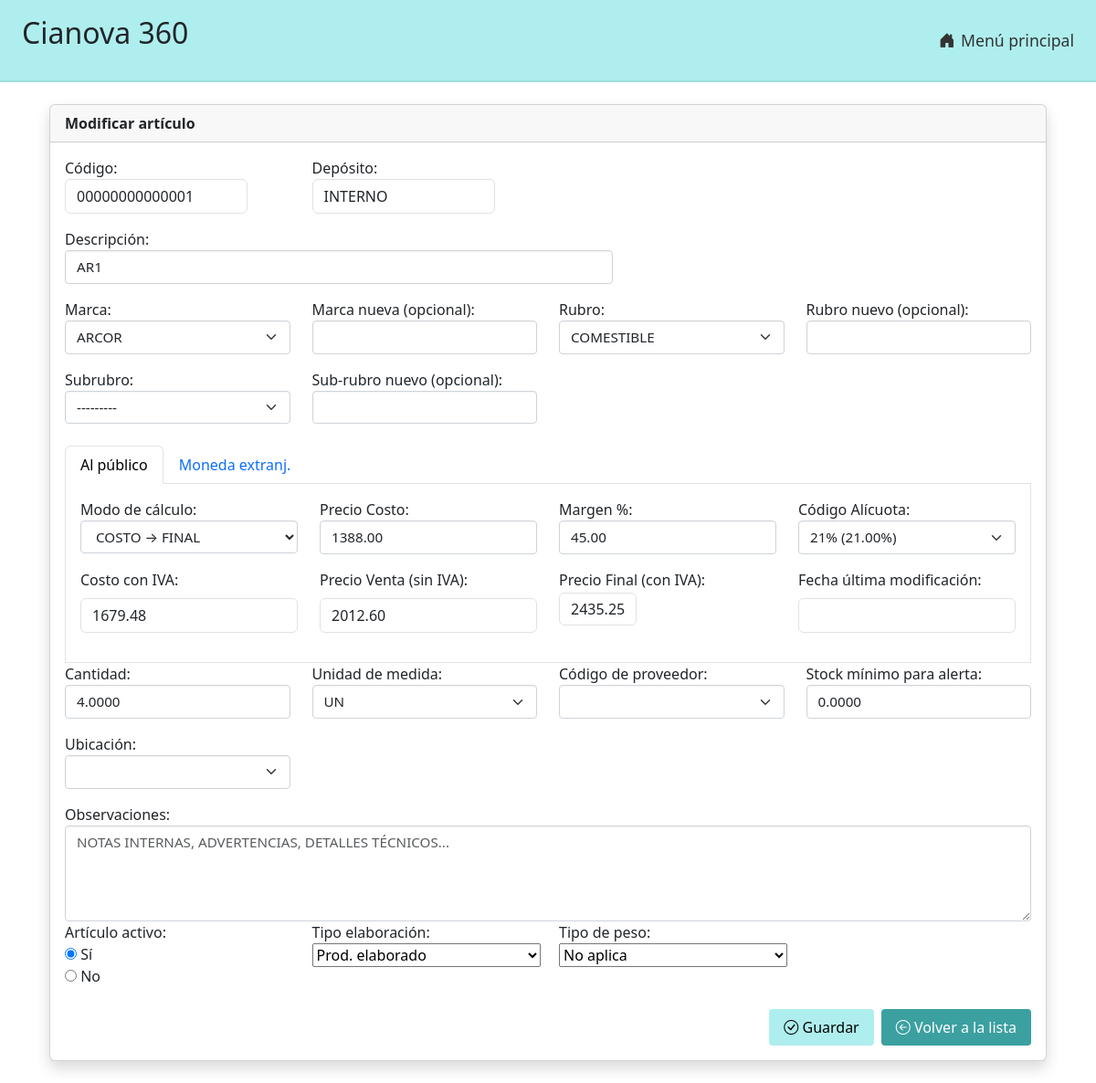
The page /articulos/modificar/29/ (signed in) on the database its author committed.
### articulos/models.py (models this page shows)
class UpperCaseMixin:
    def save(self, *args, **kwargs):
        for field in self._meta.fields:
            if isinstance(field, models.CharField) and getattr(self, field.name):
                setattr(self, field.name, getattr(self, field.name).upper())
        super().save(*args, **kwargs)

class Articulo(UpperCaseMixin, models.Model):
    codart = models.CharField(
        "Código",
        max_length=14,
        unique=True,
        validators=[
            RegexValidator(
                regex=r'^[A-Z0-9]+$',
                message='Solo se permiten letras mayúsculas y números.'
            )
        ],
        help_text='14 caracteres, se completa con ceros a la izquierda.'
    )
    descrip = models.CharField("Descripción", max_length=80)
    marca = models.ForeignKey('Marca', on_delete=models.PROTECT, blank=True, null=True)
    rubro = models.ForeignKey('Rubro', on_delete=models.PROTECT, blank=True, null=True)
    subrubro = models.ForeignKey('Subrubro', on_delete=models.PROTECT, blank=True, null=True)
    deposito = models.CharField(max_length=14, blank=True, null=True, verbose_name="Depósito")
    precosto = models.DecimalField("Precio Costo", max_digits=12, decimal_places=2, validators=[MinValueValidator(0)])
    margen = models.DecimalField("Margen %", max_digits=6, decimal_places=2, default=0)
    ncodalic = models.ForeignKey('Alicuota', verbose_name="Código Alícuota", on_delete=models.PROTECT)
    alic = models.DecimalField("% Alícuota", max_digits=5, decimal_places=2, editable=False, null=True, default=0)
    costoiva = models.DecimalField("Costo con IVA", max_digits=12, decimal_places=2, null=True, blank=True, default=0)
    preventa = models.DecimalField("Precio Venta (sin IVA)", max_digits=12, decimal_places=2, null=True, blank=True, default=0)
    prefinal = models.DecimalField(
        "Precio Final (con IVA)",
        max_digits=12,
        decimal_places=2,
        null=True,
        default=0,
        blank=True,
        validators=[MinValueValidator(0)]
    )
    fecultmod = models.DateField(null=True, blank=True)
    modo_calculo = models.CharField(
        max_length=1,
        choices=[('C', 'Costo → Final'), ('F', 'Final → Costo')],
        default='C',
        verbose_name="Modo de cálculo"
    )
    cantidad = models.DecimalField(max_digits=14, decimal_places=4, default=0)
    unimed = models.CharField(max_length=2, choices=UNIDADES, default='UN')
    codprovee = models.CharField("Código de proveedor", max_length=14, blank=True, null=True)
    bajostock = models.DecimalField("Stock mínimo para alerta", max_digits=11, decimal_places=4, default=0)
    ubicacion = models.CharField("Ubicación", max_length=14, blank=True, null=True)
    obs = models.TextField("Observaciones", blank=True, null=True)
    activo = models.CharField(max_length=1, choices=ACTIVO_CHOICES, blank=False, default='S')
    prodela = models.IntegerField(choices=PRODELA_CHOICES, null=True, blank=True)
    tipopeso = models.IntegerField(choices=TIPOPESO_CHOICES, null=True, blank=True)
    codmoneda = models.CharField(max_length=3, null=True, blank=True, verbose_name="Moneda")
    cotiz = models.DecimalField(max_digits=15, decimal_places=5, null=True, blank=True, verbose_name="Cotización:")
    ctome = models.DecimalField(max_digits=11, decimal_places=2, null=True, blank=True, verbose_name="Prec. Costo de M.Ext.")
    vtame = models.DecimalField(max_digits=11, decimal_places=2, null=True, blank=True, verbose_name="Prec. Venta de M.Ext.")
    finme = models.DecimalField(max_digits=11, decimal_places=2, null=True, blank=True, verbose_name="Prec. Final de M.Ext.")

class Alicuota(models.Model):
    ncodalic = models.IntegerField(primary_key=True)
    descrip = models.CharField("Descripción", max_length=50)
    nporc = models.DecimalField("Porcentaje", max_digits=5, decimal_places=2)
    class Meta:
        verbose_name = "Alícuota IVA"
        ordering = ['ncodalic']
    def __str__(self):
        return f"{self.descrip} ({self.nporc}%)"

### articulos/views.py (the view)
# urls.py: path('modificar/<int:pk>/', views.modificar_articulo, name='modificar_articulo'),
def modificar_articulo(request, pk):
    if not request.session.get('usuario_autenticado'):
        return redirect('login')
    articulo = get_object_or_404(Articulo, pk=pk)
    monedas = Moneda.objects.all()
    if request.method == 'POST':
        form = ArticuloForm(request.POST, instance=articulo)
        if form.is_valid():
            articulo.codmoneda = request.POST.get("codmoneda")
            articulo = form.save()  # ← aplica los datos del formulario
            try:
                articulo.precosto = round(float(articulo.precosto or 0), 2)
                articulo.margen = round(float(articulo.margen or 0), 2)
                articulo.prefinal = round(float(articulo.prefinal or 0), 2) if articulo.prefinal else None
            except Exception as e:
                logger.exception("⚠️ Error al convertir campos numéricos: %s", e)
            try:
                articulo.save()
                return redirect('lista_articulos')
            except Exception as e:
                messages.error(request, "Error interno al guardar el artículo.")
        else:
            messages.error(request, f"Errores al guardar: {form.errors.as_text()}")
    else:
        form = ArticuloForm(instance=articulo)
    return render(request, 'articulos/formulario.html', {
        'form': form,
        'titulo': 'Editar artículo',
        'articulo': articulo,
        'monedas': monedas,
        'es_edicion': True
    })

### articulos/models.py (called while the page is built)
    def __str__(self):
        return f"{self.rubro.nombre} - {self.nombre}"

    def __str__(self):
        return self.nombre

    def __str__(self):
        return self.nombre

### articulos/templates/articulos/formulario.html (shortened to what this page needs)
{% extends "base.html" %}
{% load widget_tweaks %}
{% block content %}
<div class="container my-4">
  <div class="card shadow">
    <div class="card-header bg-marca text-dark fw-bold">
      {% if form.instance.pk %}Modificar artículo{% else %}Agregar artículo{% endif %}
    </div>
    <div class="card-body">
	  <form method="post" id="articuloForm">
        <div class="row mb-3">
          <div class="col-md-3">
		    {{ form.codart.label_tag }}
			{% if codart_auto %}
				{% render_field form.codart readonly="readonly" class="form-control readonly-codart" %}
			{% else %}
				{% render_field form.codart class="form-control" %}
			{% endif %}
		  </div>
          <div class="col-md-3">
            {{ form.deposito.label_tag }} {{ form.deposito }}
          </div>
        </div>
        <div class="mb-3">
          {{ form.descrip.label_tag }} {{ form.descrip }}
        </div>
        <div class="row mb-3">
			<div class="col-md-3">
				{{ form.marca.label_tag }}
				{% render_field form.marca class="form-select input-cianova w-100" %}
			</div>
			<div class="col-md-3">
				{{ form.marca_nueva.label_tag }}
				{% render_field form.marca_nueva class="form-control input-cianova w-100" %}
			</div>
			<div class="col-md-3">
				{{ form.rubro.label_tag }}
				{% render_field form.rubro class="form-select input-cianova w-100" %}
			</div>
			<div class="col-md-3">
				{{ form.rubro_nueva.label_tag }}
				{% render_field form.rubro_nueva class="form-control input-cianova w-100" %}
			</div>
		</div>
		<div class="row mb-3">
			<div class="col-md-3">
				{{ form.subrubro.label_tag }}
				{% render_field form.subrubro class="form-select input-cianova w-100" %}
			</div>
			<div class="col-md-3">
				{{ form.subrubro_nueva.label_tag }}
				{% render_field form.subrubro_nueva class="form-control input-cianova w-100" %}
			</div>
		</div>
        <ul class="nav nav-tabs mt-4" id="articuloTabs" role="tablist">
          <li class="nav-item" role="presentation">
            <button class="nav-link active" id="page1-tab" data-bs-toggle="tab" data-bs-target="#page1" type="button" role="tab">Al público</button>
          </li>
          <li class="nav-item" role="presentation">
            <button class="nav-link" id="page2-tab" data-bs-toggle="tab" data-bs-target="#page2" type="button" role="tab">Moneda extranj.</button>
          </li>
	    </ul>
        <div class="tab-content border border-top-0 p-3" id="articuloTabsContent">
          <div class="tab-pane fade show active" id="page1" role="tabpanel">
			{% include "articulos/_form_precio.html" %}
          </div>
        </div>
		<div class="row mb-3">
		  <div class="col-md-3">
			{{ form.cantidad.label_tag }}
			{{ form.cantidad|add_class:"form-control input-cianova w-100"|attr:"step:0.0001" }}
		  </div>
		  <div class="col-md-3">
			{{ form.unimed.label_tag }}
			{{ form.unimed|add_class:"form-select input-cianova w-100" }}
		  </div>
		  <div class="col-md-3">
			{{ form.codprovee.label_tag }}
			{% render_field form.codprovee class="form-select input-cianova w-100" %}
		  </div>
		  <div class="col-md-3">
			{{ form.bajostock.label_tag }}
			{{ form.bajostock|add_class:"form-control input-cianova w-100"|attr:"step:0.0001" }}
		  </div>
		</div>
		<div class="row mb-3">
			<div class="col-md-3">
				{{ form.ubicacion.label_tag }}
				{% render_field form.ubicacion class="form-select input-cianova w-100" %}
			</div>
		</div>
		<div class="form-group">
			{{ form.obs.label_tag }}
			{% render_field form.obs class="form-control input-cianova w-100" rows="4" placeholder="Notas internas, advertencias, detalles técnicos..." %}
		</div>
		<div class="row mb-3">
			<div class="col-md-3">
				<div class="grupo-opciones">
					<label class="grupo-label">Artículo activo:</label>
					{{ form.activo }}
				</div>
			</div>
			<div class="col-md-3">
				{% if form.prodela %}
					<div class="form-group">
						{{ form.prodela.label_tag }}
						{% render_field form.prodela class="combo-neutral" %}
					</div>
				{% endif %}
			</div>
			<div class="col-md-3">
				{% if form.tipopeso %}
					<div class="form-group">
						{{ form.tipopeso.label_tag }}
						{% render_field form.tipopeso class="combo-neutral" %}
					</div>
				{% endif %}
			</div>
		</div>
        <div class="d-flex justify-content-end gap-2 mt-4">
			<button type="submit" class="boton-guardar">
				<i class="bi bi-check-circle"></i> Guardar
			</button>
				<a href="{% url 'lista_articulos' %}" class="boton-volver">
					<i class="bi bi-arrow-left-circle"></i> Volver a la lista
				</a>
		</div>
      </form>
    </div>
  </div>
</div>
{% endblock %}

### articulos/templates/articulos/_form_precio.html (shortened to what this page needs)
{% load widget_tweaks %}
<div class="row mb-3">
  <div class="col-md-3">
    {{ form.modo_calculo.label_tag }}
    {{ form.modo_calculo|add_class:"select-control input-cianova w-100"|attr:"id:id_modo_calculo" }}
  </div>
  <div class="col-md-3">
    {{ form.precosto.label_tag }}
    {{ form.precosto|add_class:"form-control input-cianova w-100"|attr:"id:id_precosto" }}
  </div>
  <div class="col-md-3">
    {{ form.margen.label_tag }}
    {{ form.margen|add_class:"form-control input-cianova w-100"|attr:"id:id_margen" }}
  </div>
  <div class="col-md-3">
    {{ form.ncodalic.label_tag }}
    {{ form.ncodalic|add_class:"form-select input-cianova w-100"|attr:"id:id_ncodalic" }}
  </div>
</div>
<div class="row mb-3">
  <div class="col-md-3">
    <label class="form-label">Costo con IVA:</label>
    <input type="text" id="costoiva" class="form-control input-cianova-readonly w-100" value="{{ form.instance.costoiva|default:"0.00" }}" readonly>
  </div>
  <div class="col-md-3">
    <label class="form-label">Precio Venta (sin IVA):</label>
    <input type="text" id="preventa" class="form-control input-cianova-readonly w-100" value="{{ form.instance.preventa|default:"0.00" }}" readonly>
  </div>
  <div class="col-md-3">
    <label class="form-label">Precio Final (con IVA):</label>
    {% if form.instance.modo_calculo == 'C' %}
      <span id="prefinal-display" class="form-control input-cianova-readonly w-100">{{ form.instance.prefinal|default:"0.00" }}</span>
    {% else %}
      {{ form.prefinal|add_class:"form-control input-cianova w-100"|attr:"id:prefinal-input"|attr:"step:0.01" }}
      <span id="prefinal-display" class="form-control input-cianova-readonly w-100" style="display:none;"></span>
    {% endif %}
  </div>
  <div class="col-md-3">
    <label class="form-label">Fecha última modificación:</label>
    <input type="text" id="fecultmod" class="form-control input-cianova-readonly w-100" value="{{ form.instance.fecultmod|date:"d/m/Y" }}" readonly>
  </div>
</div>

### static/css/cianova.css (style rules this page uses)
.input-cianova { max-width: 100%; border-radius: 4px; font-size: 0.95rem; padding: 0.375rem 0.75rem; border: 1px solid #ced4da; background-color: #fff; color: #212529; box-shadow: inset 0 1px 2px rgba(0, 0, 0, 0.05); transition: border-color 0.15s ease-in-out, box-shadow 0.15s ease-in-out; text-transform: uppercase; }
.boton-guardar { background-color: rgb(175, 238, 238); color: #000; border: none; padding: 0.5rem 1rem; font-family: 'Segoe UI', Tahoma, Geneva, Verdana, sans-serif; font-size: 1rem; border-radius: 0.25rem; transition: background-color 0.3s ease; }
.boton-volver { background-color: rgb(60, 160, 160); color: #fff; padding: 0.5rem 1rem; font-family: 'Segoe UI', Tahoma, Geneva, Verdana, sans-serif; font-size: 1rem; border: none; border-radius: 0.25rem; text-decoration: none; display: inline-block; transition: background-color 0.3s ease; }

### rows shown on the page
Articulo: codart "00000000000001", deposito "INTERNO", descrip "AR1", marca "ARCOR", rubro "COMESTIBLE", subrubro "---------", modo_calculo "Costo → Final", precosto "1388.00", margen "45.00", instance.costoiva "1679.48", instance.preventa "2012.60", instance.prefinal "2435.25", cantidad "4.0000", unimed "UN", bajostock "0.0000", activo "☑ Sí ☐ No", prodela "Prod. elaborado", tipopeso "No aplica"
Alicuota: ncodalic "21% (21.00%)"
